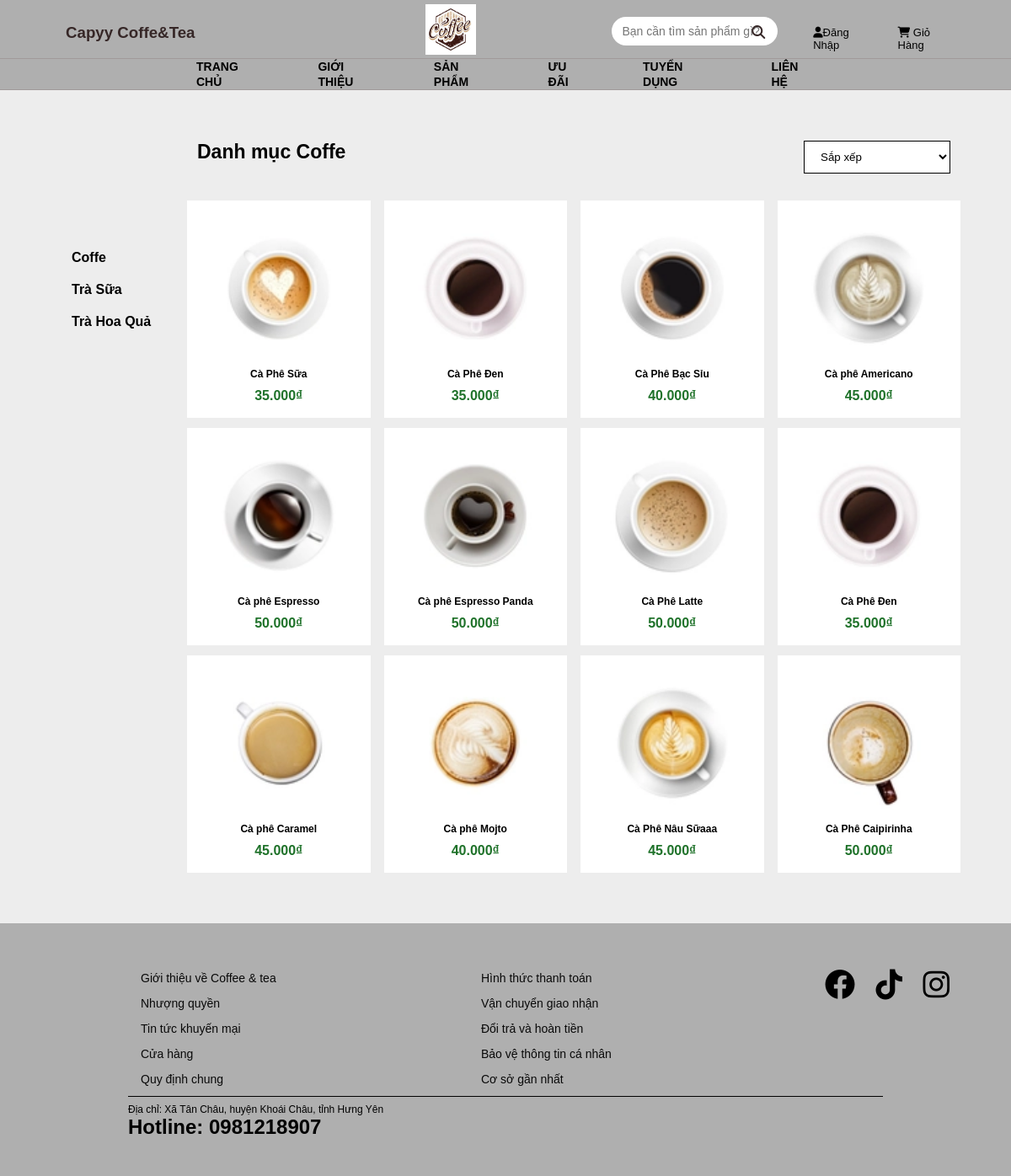
Page /gr1/assets/products.php?category_id=29&items_id=25 on the committed database.
### tables this page shows
CREATE TABLE `tbl_category` (
  `category_id` int(11) NOT NULL,
  `category_name` varchar(255) NOT NULL
);

CREATE TABLE `tbl_itemss` (
  `items_id` int(11) NOT NULL,
  `category_id` int(11) NOT NULL,
  `items_name` varchar(255) NOT NULL
);

CREATE TABLE `tbl_product` (
  `product_id` int(11) NOT NULL,
  `product_name` varchar(255) NOT NULL,
  `category_id` int(11) NOT NULL,
  `items_id` int(11) NOT NULL,
  `product_price` varchar(255) NOT NULL,
  `product_img` varchar(255) NOT NULL
);

### gr1/assets/database.php (called while the page is built, shortened)
<?php
Class Database{
    public $host = DB_HOST;
    public $user = DB_USER;
    public $pass = DB_PASS;
    public $dbname = DB_NAME;
    public $link;
    private function connectDB(){
        $this->link = new mysqli($this->host, $this->user, $this->pass, $this->dbname);
        if($this->link){
            return false;
        }
    }
    public function select($query) {
        $result = $this->link->query($query) or
        die($this->link->error.__LINE__);
        if($result->num_rows > 0){
            return $result;
        } else {
            return false;
        }
    }
}
?>

### gr1/assets/class/category_class.php (called while the page is built, shortened)
<?php
require_once "database.php"
?>
<?php
class category{
    private $db;
    public function __construct(){
        $this -> db = new Database();
    }
    public function show_category(){
        $query = "SELECT * FROM tbl_category";
        $result = $this -> db -> select($query);
        return $result;
    }
}
?>

### gr1/assets/class/product_class.php (called while the page is built, shortened)
<?php
require_once "database.php"
?>
<?php
class product
{
    private $db;
    public function __construct()
    {
        $this->db = new Database();
    }
    public function show_by_items($items_id)
    {
        $query = "SELECT * FROM tbl_itemss WHERE items_id = '$items_id'";
        $result = $this->db->select($query);
        return $result;
    }
    public function show_product_by_items($items_id, $sort_option = '') {
        $query = "SELECT * FROM tbl_product WHERE items_id = '$items_id'";
        $result = $this->db->select($query);
        return $result;
    }
}
?>

### gr1/assets/products.php (the view, shortened to what this page needs)
<?php
include "menu.php";
include "slider_Fe.php";
include "class/product_class.php";
?>
<?php
    $product = new product;
    $items_id = isset($_GET['items_id']) ? $_GET['items_id'] : null;
    $sort_option = isset($_GET['sort']) ? $_GET['sort'] : '';
    $show_items = $product -> show_by_items($items_id);
    $show_product = $product->show_product_by_items($items_id, $sort_option);
?>
<div class="category-right row">
    <div class="category-right-top_item">
        <?php
            if($show_items){
                while($name = $show_items->fetch_assoc()){
                    echo '<p>'."Danh mục ". $name["items_name"] . '</p>';
                }
            }
        ?>
    </div>
    <div class="category-right-top_item">
        <form method="GET" id="sort-form">
            <select name="sort" id="sort" onchange="document.getElementById('sort-form').submit();">
                <option value="">Sắp xếp</option>
            </select>
        </form>
    </div>
    <div class="category-right-sp row">
        <?php
        if ($show_product) {
            while ($result = $show_product->fetch_assoc()) {
                echo '<div class="category-right-sp-item">';
                echo '<a href="product_detail.php?id=' . $result["product_id"] . '">';
                echo '<img src="' . $result["product_img"] . '" width="200px" height="200px" alt="">';
                echo '<h1>' . $result["product_name"] . '</h1>';
                echo '<p>' . $result["product_price"] . '₫</p>';
                echo '</a>';
                echo '</div>';
        ?>
        <?php
            }
        }
        ?>
    </div>
</div>
</div>
</div>
</section>
<?php
include "footer.php";
?>

### gr1/assets/menu.php (shortened to what this page needs)
<?php
include "header_top.php";
include "class/category_class.php";
$category = new Category();
$categories = $category->show_category();
?>
<div class="h_menu">
    <?php
    if ($categories) {
        while ($show_cate = $categories->fetch_assoc()) {
            echo '<li><a href="home.php?category_id=' . $show_cate['category_id'].'"> ' . $show_cate['category_name'] . '</a>';
            echo '</li>';
        }
    }
    ?>
</div>

### gr1/assets/css/style.css (style rules this page uses)
* { margin: 0; padding: 0; box-sizing: border-box; font-family: Arial,Helvetica, Sans-Serif; }
li { list-style: none; padding: 5px; }
a { text-decoration: none; color: #000000; }
.h_menu { display:flex; background-color: #afafaf; height: 37px; align-items: center; justify-content: space-between; padding: 0 200px; border-bottom: 1.5px solid #a19a9a }
.h_menu li { display: inline-block; padding: 11px 33px; position: relative; cursor: pointer; }
.h_menu li a { font-size: 14px; font-weight: bold; }
.h_menu a { text-decoration: none; font-size: 1rem; }
.row { display: flex; flex-wrap: wrap; }
.category-right { width: 85%; }
.category-right-top_item:first-child { flex: 2; font-size: 23px; font-weight: bold; }
.category-right-top_item { flex: 0.5; padding: 0 12px; }
.category-right-top_item select { width: 100%; padding: 10px 15px; display: flex; justify-content: space-between; background-color: #ffffff; border: 1px solid; cursor: pointer; }
.category-right-sp { margin-top: 20px; justify-content: space-between; }
.category-right-sp-item { position: relative; width: calc(25% - 12px) ; text-align: center; padding: 12px 12px; margin-top: 12px; background-color: #fff; }
.category-right-sp-item h1 { font-size: 12px; margin-top: 6px; color: #000000; font-weight: 800; padding: 5px 0; }
.category-right-sp-item p { color: #1f722a; font-weight: 700; padding: 5px 0; }
.category-right-sp-item img { width: 100%; height: 160px; max-height: 100%; margin-top: 12px; object-fit: contain; }

### rows in the picture
tbl_category: category_name "TRANG CHỦ"
tbl_category: category_name "GIỚI THIỆU"
tbl_category: category_name "SẢN PHẨM"
tbl_category: category_name "ƯU ĐÃI"
tbl_category: category_name "TUYỂN DỤNG"
tbl_category: category_name "LIÊN HỆ"
tbl_itemss: items_name "Coffe"
tbl_product: product_img (picture), product_name "Cà Phê Sữa", product_price "35.000"
tbl_product: product_img (picture), product_name "Cà Phê Đen", product_price "35.000"
tbl_product: product_img (picture), product_name "Cà Phê Bạc Sỉu", product_price "40.000"
tbl_product: product_img (picture), product_name "Cà phê Americano", product_price "45.000"
tbl_product: product_img (picture), product_name "Cà phê Espresso", product_price "50.000"
tbl_product: product_img (picture), product_name "Cà phê Espresso Panda", product_price "50.000"
tbl_product: product_img (picture), product_name "Cà Phê Latte", product_price "50.000"
tbl_product: product_img (picture), product_name "Cà Phê Đen", product_price "35.000"
tbl_product: product_img (picture), product_name "Cà phê Caramel", product_price "45.000"
tbl_product: product_img (picture), product_name "Cà phê Mojto", product_price "40.000"
tbl_product: product_img (picture), product_name "Cà Phê Nâu Sữaaa", product_price "45.000"
tbl_product: product_img (picture), product_name "Cà Phê Caipirinha", product_price "50.000"
